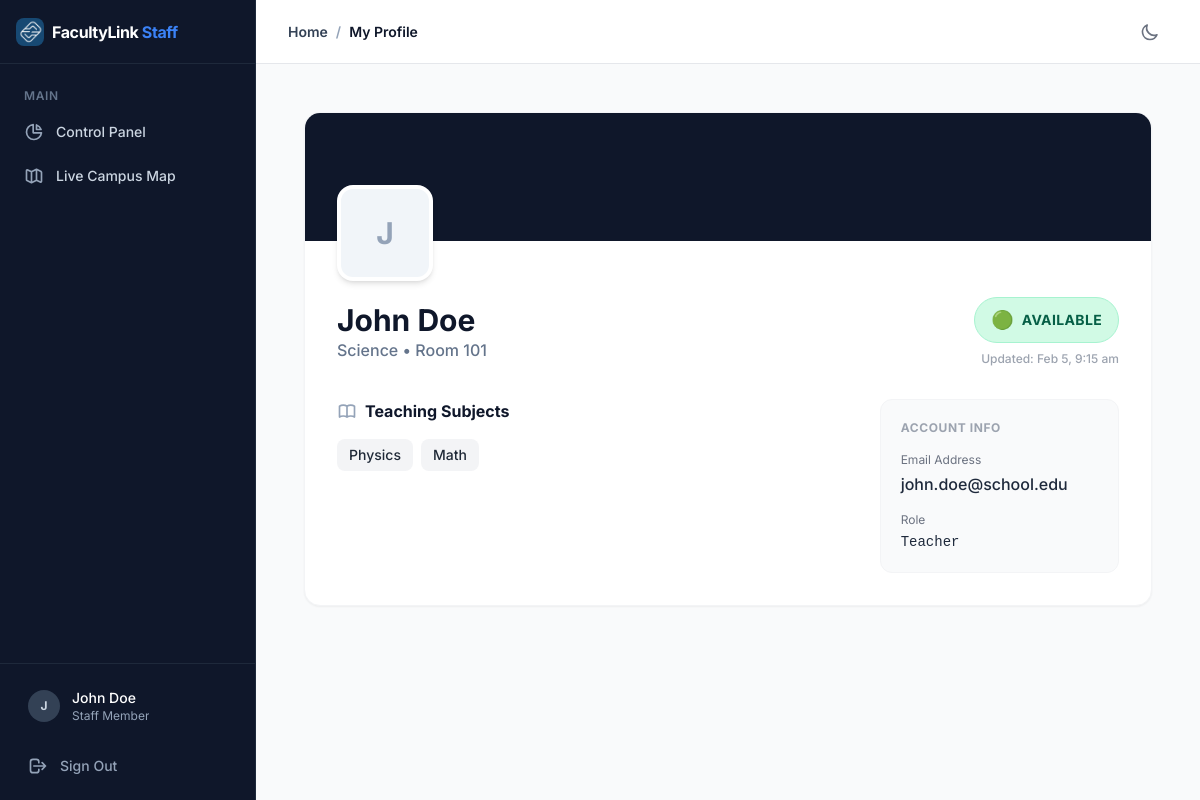
The page /?page=profile (signed in) on the database its author committed.
### tables this page shows
CREATE TABLE IF NOT EXISTS teacher_profiles (
  teacher_user_id BIGINT UNSIGNED PRIMARY KEY,
  employee_no VARCHAR(50) NULL UNIQUE,
  department VARCHAR(120) NULL,
  subjects_json JSON NULL,
  office_text VARCHAR(255) NULL,
  created_at DATETIME NOT NULL DEFAULT CURRENT_TIMESTAMP,
  updated_at DATETIME NULL DEFAULT NULL ON UPDATE CURRENT_TIMESTAMP,
  CONSTRAINT fk_tp_user FOREIGN KEY (teacher_user_id) REFERENCES users(id) ON DELETE CASCADE
);

CREATE TABLE IF NOT EXISTS teacher_status_events (
  id BIGINT UNSIGNED AUTO_INCREMENT PRIMARY KEY,
  teacher_user_id BIGINT UNSIGNED NOT NULL,
  status ENUM('AVAILABLE','IN_CLASS','BUSY','OFFLINE','OFF_CAMPUS') NOT NULL,
  note VARCHAR(255) NULL,
  set_by_user_id BIGINT UNSIGNED NOT NULL,
  set_at DATETIME NOT NULL,
  created_at DATETIME NOT NULL DEFAULT CURRENT_TIMESTAMP,
  INDEX idx_status_teacher_time (teacher_user_id, set_at),
  CONSTRAINT fk_status_teacher FOREIGN KEY (teacher_user_id) REFERENCES users(id) ON DELETE CASCADE,
  CONSTRAINT fk_status_actor FOREIGN KEY (set_by_user_id) REFERENCES users(id) ON DELETE CASCADE
);

### app/pages/profile.php (the view, shortened to what the rows shown need)
<?php
$u = current_user();
$pdo = db();
$role = $u['role'];
$user_id = $u['id'];
$department = 'General User';
$office_text = 'N/A';
$subjects = [];
$status = 'UNKNOWN';
$set_at = null;
if ($role === 'teacher') {
    $stmt = $pdo->prepare("SELECT * FROM teacher_profiles WHERE teacher_user_id = ?");
    $stmt->execute([$user_id]);
    $tp = $stmt->fetch();
    if ($tp) {
        $department = $tp['department'] ?? 'General Faculty';
        $office_text = $tp['office_text'] ?? 'Main Office';
        $subjects = json_decode($tp['subjects_json'] ?? '[]', true);
    } else {
        $department = 'Teacher (Profile Not Setup)';
    }
    $stmtStatus = $pdo->prepare("
        SELECT status, note, set_at
        FROM teacher_status_events
        WHERE teacher_user_id = ?
        ORDER BY set_at DESC
        LIMIT 1
    ");
    $stmtStatus->execute([$user_id]);
    $latestStatus = $stmtStatus->fetch();
    $status = $latestStatus['status'] ?? 'UNKNOWN';
    $set_at = $latestStatus['set_at'] ?? null;
} elseif ($role === 'admin') {
    $department = 'Administrator';
    $office_text = 'Admin Office';
    $status = 'ACTIVE';
} else {
    $department = 'Student';
    $office_text = 'Campus';
    $status = 'ACTIVE';
}
$statusConfig = match($status) {
    'AVAILABLE', 'ACTIVE' => ['bg' => 'bg-emerald-100 dark:bg-emerald-900/30', 'text' => 'text-emerald-800 dark:text-emerald-400', 'border' => 'border-emerald-200 dark:border-emerald-800', 'icon' => '🟢'],
    'IN_CLASS'   => ['bg' => 'bg-amber-100 dark:bg-amber-900/30', 'text' => 'text-amber-800 dark:text-amber-400', 'border' => 'border-amber-200 dark:border-amber-800', 'icon' => '🟠'],
    'BUSY'       => ['bg' => 'bg-rose-100 dark:bg-rose-900/30', 'text' => 'text-rose-800 dark:text-rose-400', 'border' => 'border-rose-200 dark:border-rose-800', 'icon' => '🔴'],
    'OFFLINE'    => ['bg' => 'bg-slate-100 dark:bg-slate-700', 'text' => 'text-slate-600 dark:text-slate-300', 'border' => 'border-slate-200 dark:border-slate-600', 'icon' => '⚫'],
    'OFF_CAMPUS' => ['bg' => 'bg-purple-100 dark:bg-purple-900/30', 'text' => 'text-purple-800 dark:text-purple-400', 'border' => 'border-purple-200 dark:border-purple-800', 'icon' => '🟣'],
    default      => ['bg' => 'bg-gray-100 dark:bg-slate-700', 'text' => 'text-gray-800 dark:text-slate-300', 'border' => 'border-gray-200 dark:border-slate-600', 'icon' => '⚪']
};
?>
<!DOCTYPE html>
<html lang="en">
<head>
    <link rel="stylesheet" href="/assets/app.css">
</head>
<body class="bg-gray-50 dark:bg-slate-900 min-h-screen transition-colors duration-200 font-sans text-slate-800 dark:text-slate-200">
    <div class="flex h-screen overflow-hidden">
        <main class="flex-1 overflow-y-auto">
            <div class="p-6 md:p-12 max-w-5xl mx-auto">
                <div class="bg-white dark:bg-slate-800 rounded-2xl shadow-sm border border-gray-100 dark:border-slate-700 overflow-hidden transition-colors">
                    <div class="pt-14 px-8 pb-8">
                        <div class="flex flex-col md:flex-row justify-between items-start md:items-center mb-8">
                            <div>
                                <h1 class="text-3xl font-bold text-slate-900 dark:text-white"><?= htmlspecialchars($u['name']) ?></h1>
                                <p class="text-slate-500 dark:text-slate-400 font-medium"><?= htmlspecialchars($department) ?> &bull; <?= htmlspecialchars($office_text) ?></p>
                            </div>
                            <?php if ($role === 'teacher'): ?>
                            <div class="mt-4 md:mt-0 flex flex-col items-end">
                                <div class="flex items-center space-x-2 px-4 py-2 rounded-full border <?= $statusConfig['bg'] ?> <?= $statusConfig['border'] ?>">
                                    <span class="text-lg"><?= $statusConfig['icon'] ?></span>
                                    <span class="font-bold <?= $statusConfig['text'] ?> tracking-wide text-sm"><?= htmlspecialchars($status) ?></span>
                                </div>
                                <div class="text-xs text-gray-400 dark:text-slate-500 mt-2 font-medium">
                                    Updated: <?= $set_at ? date('M j, g:i a', strtotime($set_at)) : 'N/A' ?>
                                </div>
                            </div>
                            <?php endif; ?>
                        </div>
                        <div class="grid grid-cols-1 md:grid-cols-3 gap-8">
                            <div class="md:col-span-2 space-y-8">
                                <?php if ($role === 'teacher'): ?>
                                    <div>
                                        <?php if (!empty($subjects)): ?>
                                            <div class="flex flex-wrap gap-2">
                                                <?php foreach($subjects as $sub): ?>
                                                    <span class="inline-flex items-center px-3 py-1.5 rounded-lg text-sm font-medium bg-gray-100 dark:bg-slate-700 text-gray-800 dark:text-slate-200 hover:bg-gray-200 dark:hover:bg-slate-600 transition-colors">
                                                        <?= htmlspecialchars($sub) ?>
                                                    </span>
                                                <?php endforeach; ?>
                                            </div>
                                        <?php else: ?>
                                            <p class="text-gray-400 dark:text-slate-500 italic">No subjects listed.</p>
                                        <?php endif; ?>
                                    </div>
                                <?php endif; ?>
                            </div>
                        </div>
                    </div>
                </div>
            </div>
        </main>
    </div>
</body>
</html>

### rows shown on the page
teacher_profiles: department "Science", office_text "Room 101", subjects_json "Physics", subjects_json "Math"
teacher_status_events: status "🟢", status "AVAILABLE", set_at "Feb 5, 9:15 am"

### other values the page prints
$sidebar_context "Staff"
substr($u['name'], 0, 1) "J"
$u['name'] "John Doe"
$u['email'] "john.doe@school.edu"
$role "Teacher"
